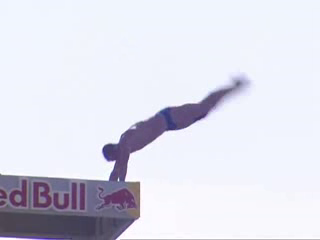
#> input picture frame 8 of v_CliffDiving_g05_c01.avi, 320 x 240 px, given in place of v_GolfSwing_g17_c05.avi, which was not available
$ python opencvflow_bright.py
#> lines starting #> are read from the running program, lines starting #| are printed output that depends on the picture; pictures that were not available may be replaced by others from this repository, and a replacement may not be noted
import cv2
import numpy as np

# add your video absolute path
pathv = 'C:\\your path\\v_GolfSwing_g17_c05.avi'

#or you can just ./v_GolfSwing_g17_c05.avi,but may report an error when you run the program
cap = cv2.VideoCapture(pathv)
ret, frame1 = cap.read()
#> frame1 is the input picture: shape (240, 320, 3); mean B, G, R 233, 221.2, 220.7
prvs = cv2.cvtColor(frame1,cv2.COLOR_BGR2GRAY)

# optical flow visualization 光流可视化
    # 由于frame的数据类型为np.uint8 即 usigned char, 最大存储值为255, 如果赋值为256, 结果为 0,
    # 也就是说及时赋值很大, 也会被截断
    # 对于 饱和度s 和亮度v 而言, 最大值是255,
    #  s = 255 色相最饱和, v = 255, 图片最亮
    # 而对与颜色而言, opencv3中, (0, 180) 就会把所有颜色域过一遍, 所以这里下面就算角度时会除以 2

# np.zeros_like(): Return an array of zeros with the same shape and type as a given array.
hsv = np.zeros_like(frame1)
# hsv[...,1] = 255
# while(1):
while cap.isOpened():
    ret, frame2 = cap.read()
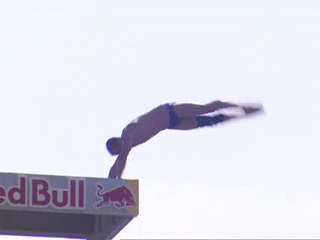
#> input picture frame 9 of v_CliffDiving_g05_c01.avi, 320 x 240 px, given in place of v_GolfSwing_g17_c05.avi, which was not available
#> frame2 is the input picture: shape (240, 320, 3); mean B, G, R 232.4, 220.4, 220.2
    next = cv2.cvtColor(frame2,cv2.COLOR_BGR2GRAY)
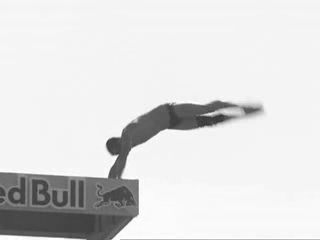
#> next: shape (240, 320); min 52, max 255, mean 221.7
    flow = cv2.calcOpticalFlowFarneback(prvs,next, None, 0.5, 3, 15, 3, 5, 1.2, 0)  #need to try
    mag, ang = cv2.cartToPolar(flow[...,0], flow[...,1])
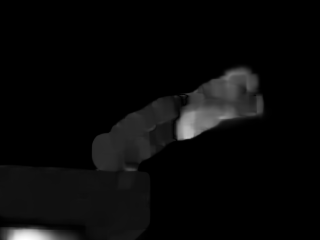
#> mag: shape (240, 320) float32; min 0, max 42.19, mean 1.6; drawn with min black and max white
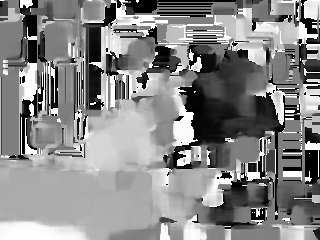
#> ang: shape (240, 320) float32; min 1.69e-15, max 6.28, mean 3.34; drawn with min black and max white
    hsv[...,0] = ang*180/np.pi/2
    #  brief Normalizes the norm or value range of an array
    # norm_type = cv2.NORM_MINMAX, 即将值标准化到(0, 255)
    hsv[..., 1] = cv2.normalize(mag, None, 0, 255, cv2.NORM_MINMAX)
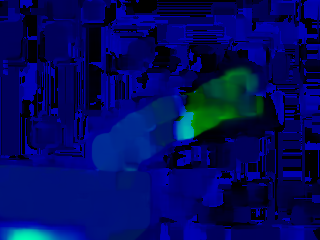
#> hsv: shape (240, 320, 3); mean of channels 0, 1, 2 95.2, 9.4, 0; drawn as B, G, R
    # 亮度为255
    hsv[..., 2] = 255
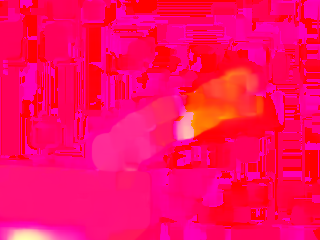
#> hsv: shape (240, 320, 3); mean of channels 0, 1, 2 95.2, 9.4, 255; drawn as B, G, R
    rgb = cv2.cvtColor(hsv,cv2.COLOR_HSV2BGR)
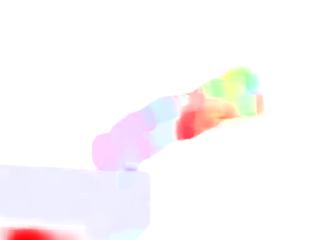
#> rgb: shape (240, 320, 3); mean B, G, R 249.7, 248, 251.6
    cv2.imshow('frame2',rgb)
    k = cv2.waitKey(30) & 0xff
#> (key q is pressed here)
    if k == 27:
    # if k == ord('q'):
        break
    elif k == ord('s'):
        cv2.imwrite('optical_ori.png',frame2)
        cv2.imwrite('optical_hsv.png',rgb)
    prvs = next

cap.release()
cv2.destroyAllWindows()

$ run again, starting later in the video
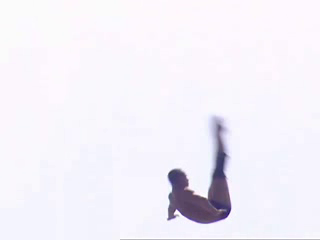
#> input picture frame 36 of v_CliffDiving_g05_c01.avi, 320 x 240 px, given in place of v_GolfSwing_g17_c05.avi, which was not available
#> frame1 is the input picture: shape (240, 320, 3); mean B, G, R 248, 239.8, 242.8
#> `hsv[..., 1] = cv2.normalize(mag, None, 0, 255, cv2.NORM_MINMAX)`:
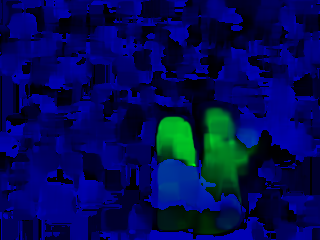
#> hsv: shape (240, 320, 3); mean of channels 0, 1, 2 86.8, 9, 0; drawn as B, G, R
#> `rgb = cv2.cvtColor(hsv,cv2.COLOR_HSV2BGR)`:
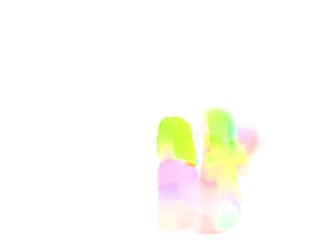
#> rgb: shape (240, 320, 3); mean B, G, R 247, 253, 253.5

$ run again, starting later in the video
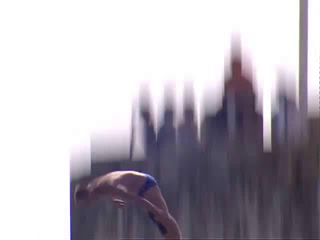
#> input picture frame 64 of v_CliffDiving_g05_c01.avi, 320 x 240 px, given in place of v_GolfSwing_g17_c05.avi, which was not available
#> frame1 is the input picture: shape (240, 320, 3); mean B, G, R 184.3, 175.9, 180.8
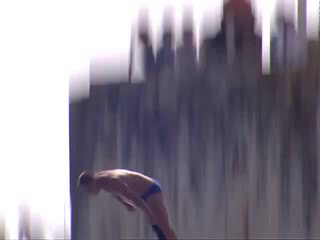
#> input picture frame 65 of v_CliffDiving_g05_c01.avi, 320 x 240 px, given in place of v_GolfSwing_g17_c05.avi, which was not available
#> frame2 is the input picture: shape (240, 320, 3); mean B, G, R 146.4, 134.3, 139.5
#> `rgb = cv2.cvtColor(hsv,cv2.COLOR_HSV2BGR)`:
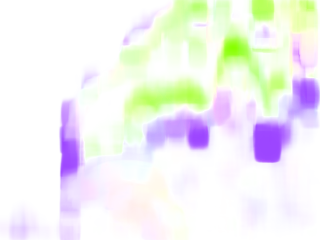
#> rgb: shape (240, 320, 3); mean B, G, R 241.5, 241.3, 242.1
